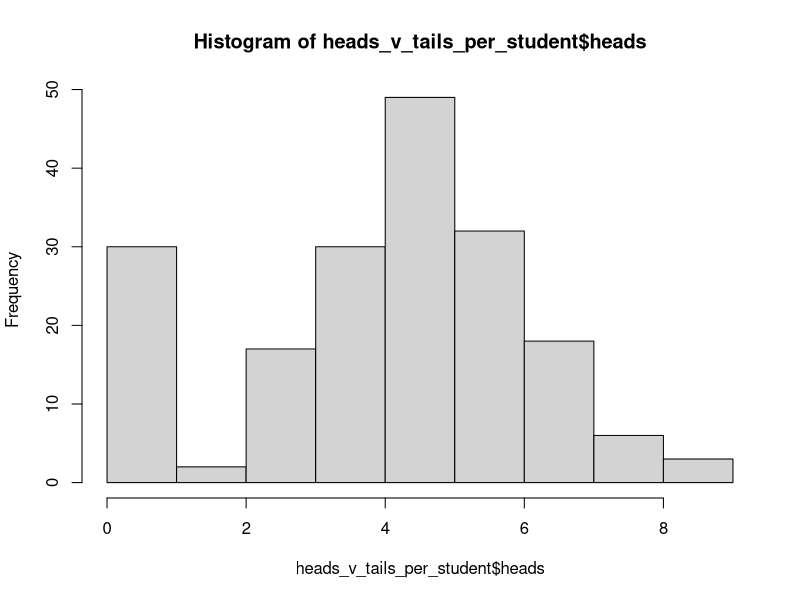
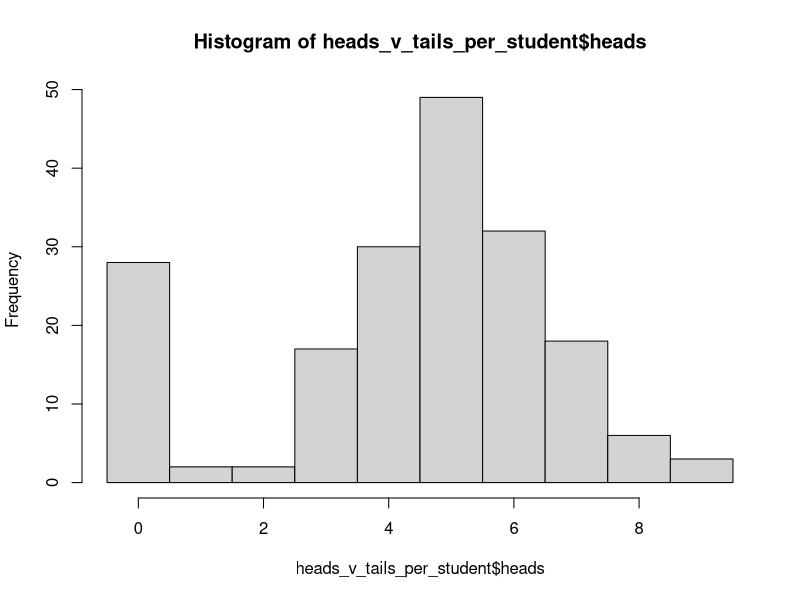

Write the R code that produced these figures, in order.
## ---- chunk 1
# this function tabulates the frequency per row.
# setting MARGIN to 2 gives frequency per column.
table_per_row <- function(data, MARGIN=1) {
    flat_data <- as.vector(as.matrix(data)) # "flatten" the data into just a list of heads and tails
    unique_values <- unique(flat_data) # get all of the unique values in the data 
    factored <- apply(data, MARGIN, function(row) factor(row, levels=unique_values), simplify=FALSE) # maps the "factor" function over the rows... this is just a precursor to make "table" work right
    tabulated <- sapply(factored, table) # map "table" over the previous line
    return(data.frame(t(tabulated))) # return as a dataframe in familiar orientation.
}
## ---- chunk 2
data <- read.csv("flippin_coins.csv")
## ---- chunk 3
data[1,] # the first row
data[,1] # the first column
data[1,1] # the obs. in the first row and first column
data[,2:ncol(data)] # all columns but the first
data[1:nrow(data)-1,] # all rows but the last
## ---- chunk 4
coins <- data[, 2:length(data)]
## ---- chunk 5
heads_v_tails_per_student <- table_per_row(coins) # how many heads did each student get?
## ---- chunk 6
sum(heads_v_tails_per_student$heads < 7)
## ---- chunk 7
sum(heads_v_tails_per_student$heads < 7) / nrow(heads_v_tails_per_student)
## ---- chunk 8
hist(heads_v_tails_per_student$heads)
## ---- chunk 9
cuts = seq(-0.5, 9.5, length.out=11) # make 11 evenly spaced "breaks" from -0.5 to 9.5 (inclusive).  Note that this makes 10 "bins"!
hist(heads_v_tails_per_student$heads, breaks = cuts) 
